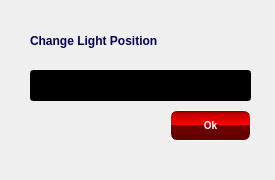
<?xml version="1.0" encoding="UTF-8"?>
<ui version="4.0">
 <class>Dialog</class>
 <widget class="QDialog" name="Dialog">
  <property name="geometry">
   <rect>
    <x>0</x>
    <y>0</y>
    <width>275</width>
    <height>180</height>
   </rect>
  </property>
  <property name="windowTitle">
   <string>Dialog</string>
  </property>
  <widget class="lineTextWrapper" name="lineEdit_3">
   <property name="geometry">
    <rect>
     <x>30</x>
     <y>70</y>
     <width>221</width>
     <height>31</height>
    </rect>
   </property>
   <property name="styleSheet">
    <string notr="true">background-color: rgb(0, 0, 0);
color: rgb(255, 255, 255);</string>
   </property>
  </widget>
  <widget class="QPushButton" name="pushButton_9">
   <property name="geometry">
    <rect>
     <x>170</x>
     <y>110</y>
     <width>81</width>
     <height>31</height>
    </rect>
   </property>
   <property name="styleSheet">
    <string notr="true">color: white;
background-color: QLinearGradient( x1: 0, y1: 0, x2: 0, y2: 1, stop: 0 #600000, stop: 0.1 #c00000, stop: 0.49 #ff0000, stop: 0.5 #700000, stop: 1 #600000);
border-width: 1px;
border-color: #fff;
border-style: solid;
border-radius: 7;
padding: 3px;
font-size: 10px;
font-weight:bold;
padding-left: 5px;
padding-right: 5px;</string>
   </property>
   <property name="text">
    <string>Ok</string>
   </property>
  </widget>
  <widget class="QLabel" name="label">
   <property name="geometry">
    <rect>
     <x>30</x>
     <y>30</y>
     <width>151</width>
     <height>21</height>
    </rect>
   </property>
   <property name="styleSheet">
    <string notr="true">color: rgb(0, 0, 89);
font: 75 10pt &quot;Leelawadee&quot;;
background-color: rgba(255, 255, 255, 0);
font-weight:bold</string>
   </property>
   <property name="text">
    <string>Change Light Position</string>
   </property>
  </widget>
 </widget>
 <customwidgets>
  <customwidget>
   <class>lineTextWrapper</class>
   <extends>QLineEdit</extends>
   <header>linetextwrapper.h</header>
   <slots>
    <signal>signalShaderN(QString)</signal>
    <signal>signalLightPos(QString)</signal>
    <signal>signalSaveCam(QString)</signal>
    <signal>signalRefPoint(QString)</signal>
    <signal>signalDistance(float)</signal>
    <slot>gotClickedShaderName()</slot>
    <slot>gotClickedLightPos()</slot>
    <slot>gotClickedCam()</slot>
    <slot>gotClickedRefPoint()</slot>
    <slot>gotDistance()</slot>
   </slots>
  </customwidget>
 </customwidgets>
 <resources/>
 <connections>
  <connection>
   <sender>pushButton_9</sender>
   <signal>clicked()</signal>
   <receiver>Dialog</receiver>
   <slot>accept()</slot>
   <hints>
    <hint type="sourcelabel">
     <x>224</x>
     <y>128</y>
    </hint>
    <hint type="destinationlabel">
     <x>225</x>
     <y>189</y>
    </hint>
   </hints>
  </connection>
  <connection>
   <sender>pushButton_9</sender>
   <signal>clicked()</signal>
   <receiver>lineEdit_3</receiver>
   <slot>gotClickedLightPos()</slot>
   <hints>
    <hint type="sourcelabel">
     <x>190</x>
     <y>125</y>
    </hint>
    <hint type="destinationlabel">
     <x>190</x>
     <y>85</y>
    </hint>
   </hints>
  </connection>
  <connection>
   <sender>lineEdit_3</sender>
   <signal>signalLightPos(QString)</signal>
   <receiver>Dialog</receiver>
   <slot>getPos(QString)</slot>
   <hints>
    <hint type="sourcelabel">
     <x>114</x>
     <y>72</y>
    </hint>
    <hint type="destinationlabel">
     <x>-18</x>
     <y>299</y>
    </hint>
   </hints>
  </connection>
 </connections>
 <slots>
  <slot>getPos(QString)</slot>
 </slots>
</ui>
